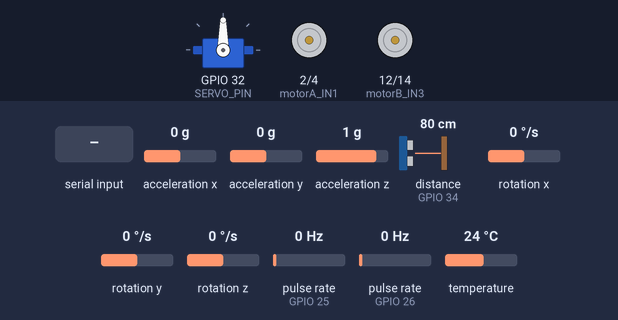
A sketch run on a simulated ESP32. Shown: servo, motor-driver pin pairs drawn as motors (green arrow = first pin HIGH = forward, orange = second pin HIGH = backward, longer = more drive, scaled by the enable pin). Wiring (inferred from the names in the program): 2 × pulse sensor: data GPIO 25 / data GPIO 26. The test bench sets the inputs (shaded band); at power-on: rotation z 0 °/s, distance to the obstacle (sensor on GPIO 34) 80 cm, acceleration x 0 g, acceleration y 0 g, acceleration z 1 g, rotation x 0 °/s, rotation y 0 °/s, pulse rate (sensors on GPIO 25, GPIO 26) 0 Hz, temperature 24 °C. The echo pulse lasts 58.3 µs per cm; what the sketch prints to the serial monitor is not drawn.

Above: at 4.4 s.
4.5 s: "s\n" received over Serial
At 5.5 s:
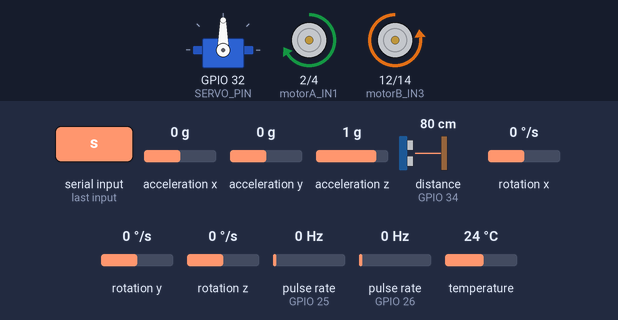
6.1 s: rotation z set to -192 °/s
At 7.2 s:
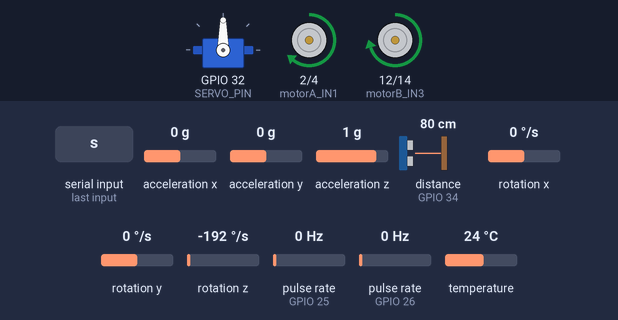
9.1 s: distance to the obstacle (sensor on GPIO 34) set to 33 cm
12.1 s: distance to the obstacle (sensor on GPIO 34) set to 28 cm
At 14.9 s:
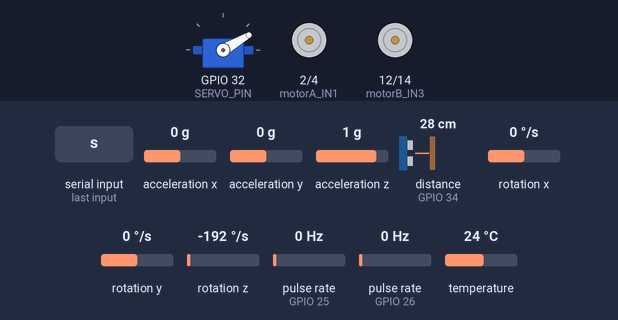
18.1 s: "r\n" received over Serial
At 19.1 s:
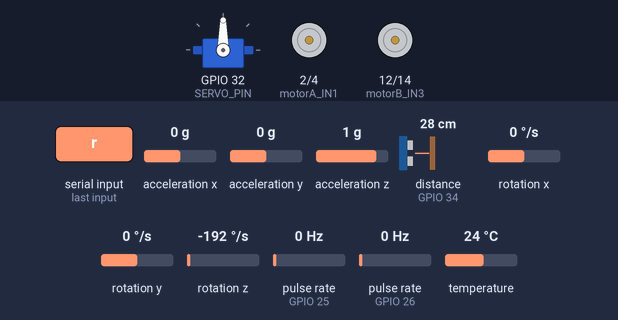
Timing chart, 0 to 21.1 s (numbered marks = the images above; inputs shaded):
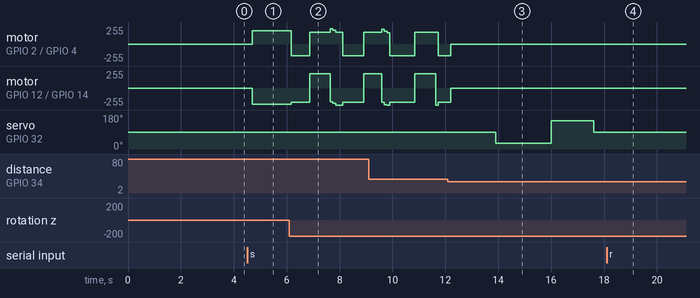

Measured:
- the behaviour switches between 31 and 30 cm on distance to the obstacle (sensor on GPIO 34) (found by bisection; images 2 and 3)
- after the input at 4.5 s, motor on GPIO 2 (motorA_IN1) / GPIO 4 (motorA_IN2): stopped → forward 199/255 after 0.20 s; motor on GPIO 12 (motorB_IN3) / GPIO 14 (motorB_IN4): stopped → backward 241/255 after 0.20 s
- after the input at 12.1 s, servo on GPIO 32 (SERVO_PIN): 90° → 30° after 1.8 s, → 150° 2.1 s later, → 90° 1.6 s later
- after the input at 18.1 s, motor on GPIO 2 (motorA_IN1) / GPIO 4 (motorA_IN2): stays stopped (without the input it goes to forward 139/255 after 0.11 s); motor on GPIO 12 (motorB_IN3) / GPIO 14 (motorB_IN4): stays stopped (without the input it goes to backward 241/255 after 0.11 s)

The sketch:

path_planning.ino
```cpp
#include <Wire.h>
#include <Adafruit_MPU6050.h>
#include <Adafruit_Sensor.h>
#include <ESP32Servo.h>

// ===== HARDWARE PINS =====
#define motorA_IN1 2
#define motorA_IN2 4
#define motorB_IN3 12
#define motorB_IN4 14
#define motorA_ENA 16
#define motorB_ENB 27

// Encoder pins
#define ENCODER_LEFT_PIN 25
#define ENCODER_RIGHT_PIN 26

// Ultrasonic + Servo
#define TRIG_PIN 5
#define ECHO_PIN 34
#define SERVO_PIN 32

// ===== CALIBRATION - FROM EMPIRICAL TESTING =====
#define ROBOT_SPEED_MPS 0.318

// Encoder calibration - recalculated from actual measurements
#define PULSES_PER_METER 670.0  // Recalibrated from average of 3 tests
#define MOTOR_BALANCE_FACTOR 0.21  // Left motor 21% stronger

// Using encoder only for position tracking
#define ENCODER_WEIGHT 1.00
#define VELOCITY_WEIGHT 0.00

// ===== NAVIGATION PARAMETERS =====
const float MAX_SPEED = 0.318;       // m/s - actual robot speed
const float MIN_SPEED = 0.12;        // m/s - minimum controllable
const float GOAL_TOLERANCE = 0.10;   // m - stop within 10cm (reduced for accuracy)
const int BASE_PWM = 200;            // PWM for MAX_SPEED
const int MIN_PWM = 180;             // Minimum to overcome friction

// ===== OBSTACLE AVOIDANCE =====
#define OBSTACLE_THRESHOLD 0.30      // Stop if obstacle < 40cm ahead
#define SIDESTEP_DISTANCE 0.12       // Move 25cm sideways (enough to clear obstacle)
#define SIDESTEP_ANGLE 45            // 45 degree sidestep
#define MAX_SIDESTEP_ATTEMPTS 3      // Try 3 times before giving up

// ===== GLOBALS =====
Adafruit_MPU6050 mpu;
Servo scanServo;

// State machine for obstacle avoidance
enum State {
  GOING_TO_GOAL,
  CHECKING_SIDES,
  SIDESTEPPING,
  CHECKING_PATH
};
State current_state = GOING_TO_GOAL;
int sidestep_attempts = 0;
float sidestep_start_x = 0;
float sidestep_start_y = 0;
int chosen_side = 0;  // -1=left, +1=right

// Odometry - sensor fusion
float robot_x = 0.0;
float robot_y = 0.0;
float robot_yaw = 0.0;  // radians
float gyro_drift = 0.0;

// Encoder tracking
volatile long encoder_left_count = 0;
volatile long encoder_right_count = 0;
long last_encoder_left = 0;
long last_encoder_right = 0;

// Distance tracking
float total_distance_encoder = 0.0;

float goal_x = 1.0;
float goal_y = 0.0;
bool goal_active = false;

unsigned long last_update = 0;

// ISR forward declarations
void IRAM_ATTR leftEncoderISR();
void IRAM_ATTR rightEncoderISR();

// ===== ENCODER ISRs =====
void IRAM_ATTR leftEncoderISR() {
  encoder_left_count++;
}

void IRAM_ATTR rightEncoderISR() {
  encoder_right_count++;
}

// ===== SETUP =====
void setup() {
  Serial.begin(115200);
  delay(500);

  Serial.println("\n========================================");
  Serial.println("  SIMPLE PATH PLANNING - GYRO BASED");
  Serial.println("========================================\n");

  // I2C and MPU6050
  Wire.begin(21, 22);
  Wire.setClock(50000);  // Reduce to 50kHz for stability

  // Suppress I2C error messages
  esp_log_level_set("i2c.master", ESP_LOG_NONE);

  if (!mpu.begin()) {
    Serial.println("❌ MPU6050 FAILED!");
    while (1) delay(10);
  }
  Serial.println("✅ MPU6050 initialized");

  mpu.setGyroRange(MPU6050_RANGE_500_DEG);
  mpu.setFilterBandwidth(MPU6050_BAND_21_HZ);

  // Calibrate gyro
  Serial.print("⏳ Calibrating gyro (stay still)... ");
  delay(1000);
  float sum = 0;
  for (int i = 0; i < 100; i++) {
    sensors_event_t a, g, temp;
    mpu.getEvent(&a, &g, &temp);
    sum += g.gyro.z;
    delay(10);
  }
  gyro_drift = sum / 100.0;
  Serial.println("Done");

  // Encoder pins
  pinMode(ENCODER_LEFT_PIN, INPUT_PULLUP);
  pinMode(ENCODER_RIGHT_PIN, INPUT_PULLUP);
  attachInterrupt(digitalPinToInterrupt(ENCODER_LEFT_PIN), leftEncoderISR, RISING);
  attachInterrupt(digitalPinToInterrupt(ENCODER_RIGHT_PIN), rightEncoderISR, RISING);
  Serial.println("✅ Encoders initialized");

  // Ultrasonic sensor
  pinMode(TRIG_PIN, OUTPUT);
  pinMode(ECHO_PIN, INPUT);
  Serial.println("✅ Ultrasonic initialized");

  // Motor pins - setup BEFORE servo to avoid LEDC channel conflicts
  pinMode(motorA_IN1, OUTPUT);
  pinMode(motorA_IN2, OUTPUT);
  pinMode(motorB_IN3, OUTPUT);
  pinMode(motorB_IN4, OUTPUT);

  // Motor PWM on channels 0 and 1
  ledcAttach(motorA_ENA, 5000, 8);
  ledcAttach(motorB_ENB, 5000, 8);

  stopMotors();

  // Servo for scanning - setup AFTER motors to avoid conflicts
  // ESP32Servo uses different timer, but attach after ledcAttach to be safe
  ESP32PWM::allocateTimer(2);  // Use timer 2 for servo (motors use 0,1)
  scanServo.setPeriodHertz(50);  // Standard 50Hz servo
  scanServo.attach(SERVO_PIN, 500, 2400);  // min/max pulse width in microseconds
  scanServo.write(90);  // Center
  delay(500);
  Serial.println("✅ Servo initialized");

  Serial.println("\n✅ Robot ready!");
  Serial.println("\nCommands:");
  Serial.println("  g X Y  - Set goal (e.g., 'g 1.0 0')");
  Serial.println("  s      - Start navigation");
  Serial.println("  r      - Reset position");
  Serial.println("  p      - Stop\n");

  last_update = millis();
}

// ===== MAIN LOOP =====
void loop() {
  handleCommands();

  if (goal_active) {
    updateOdometry();
    navigate();
  } else {
    stopMotors();
  }

  delay(100);  // Increased to 100ms to reduce I2C load
}

// ===== COMMAND HANDLER =====
void handleCommands() {
  if (Serial.available()) {
    String cmd = Serial.readStringUntil('\n');
    cmd.trim();

    if (cmd.startsWith("g ")) {
      int space = cmd.indexOf(' ', 2);
      goal_x = cmd.substring(2, space).toFloat();
      goal_y = cmd.substring(space + 1).toFloat();
      Serial.print("✓ Goal: (");
      Serial.print(goal_x, 2);
      Serial.print(", ");
      Serial.print(goal_y, 2);
      Serial.println(") - Type 's' to start");
    }
    else if (cmd == "s") {
      goal_active = true;
      current_state = GOING_TO_GOAL;
      sidestep_attempts = 0;
      last_update = millis();
      Serial.println("▶ Starting navigation...\n");
    }
    else if (cmd == "r") {
      robot_x = 0.0;
      robot_y = 0.0;
      robot_yaw = 0.0;
      encoder_left_count = 0;
      encoder_right_count = 0;
      last_encoder_left = 0;
      last_encoder_right = 0;
      total_distance_encoder = 0.0;
      goal_active = false;
      current_state = GOING_TO_GOAL;
      sidestep_attempts = 0;
      stopMotors();
      last_update = millis();
      Serial.println("⟲ Position reset\n");
    }
    else if (cmd == "p") {
      goal_active = false;
      stopMotors();
      Serial.println("■ Stopped\n");
    }
  }
}

// ===== ULTRASONIC DISTANCE SENSOR =====
float getDistance() {
  digitalWrite(TRIG_PIN, LOW);
  delayMicroseconds(2);
  digitalWrite(TRIG_PIN, HIGH);
  delayMicroseconds(10);
  digitalWrite(TRIG_PIN, LOW);

  long duration = pulseIn(ECHO_PIN, HIGH, 30000);  // 30ms timeout
  if (duration == 0) return 5.0;  // No echo = far away

  float distance = duration * 0.034 / 2.0 / 100.0;  // Convert to meters
  if (distance < 0.05) return 5.0;  // Invalid reading

  return constrain(distance, 0.05, 5.0);
}

// ===== SCAN SPECIFIC ANGLE =====
float scanAngle(int angle) {
  scanServo.write(angle);
  delay(200);  // Wait for servo to settle
  return getDistance();
}

// ===== ODOMETRY UPDATE (ENCODER + MPU HEADING) =====
void updateOdometry() {
  static unsigned long last_mpu_read = 0;
  static unsigned long last_print = 0;
  unsigned long now = millis();
  float dt = (now - last_update) / 1000.0;

  if (dt <= 0 || dt > 0.5) {
    last_update = now;
    return;
  }

  // Calculate distance from encoders
  long delta_left = encoder_left_count - last_encoder_left;
  long delta_right = encoder_right_count - last_encoder_right;
  last_encoder_left = encoder_left_count;
  last_encoder_right = encoder_right_count;

  float distance_left = delta_left / PULSES_PER_METER;
  float distance_right = delta_right / PULSES_PER_METER;

  // For differential drive: average of both wheels = center point distance traveled
  // This is correct even when turning - it measures arc length at center
  float distance_encoder = (distance_left + distance_right) / 2.0;

  // Track totals for comparison
  total_distance_encoder += abs(distance_encoder);  // Total path length

  // Read MPU6050 for heading - CRITICAL for accurate position
  sensors_event_t a, g, temp;

  if (now - last_mpu_read >= 100) {  // Read gyro more frequently (50ms)
    bool success = mpu.getEvent(&a, &g, &temp);

    if (success) {
      last_mpu_read = now;
      float gyro_z = g.gyro.z - gyro_drift;

      // Update heading from gyroscope
      robot_yaw += gyro_z * dt;
      while (robot_yaw > PI) robot_yaw -= 2 * PI;
      while (robot_yaw < -PI) robot_yaw += 2 * PI;
    }
  }

  // Update position using encoder distance and MPU heading
  // This correctly tracks position even when curving
  robot_x += distance_encoder * cos(robot_yaw);
  robot_y += distance_encoder * sin(robot_yaw);

  // Calculate target info
  float dx_target = goal_x - robot_x;
  float dy_target = goal_y - robot_y;
  float dist_to_target = sqrt(dx_target*dx_target + dy_target*dy_target);
  float angle_to_target = atan2(dy_target, dx_target) * 57.3;  // degrees
  float heading_deg = robot_yaw * 57.3;

  // Print status every 500ms with TARGET INFO
  if (now - last_print >= 500) {
    last_print = now;

    Serial.println("----------------------------------------");
    Serial.print("Heading: ");
    Serial.print(heading_deg, 1);
    Serial.print(" deg | Encoders L=");
    Serial.print(encoder_left_count);
    Serial.print(" R=");
    Serial.println(encoder_right_count);

    Serial.print("Position: (");
    Serial.print(robot_x, 2);
    Serial.print(", ");
    Serial.print(robot_y, 2);
    Serial.print(") m | Path traveled: ");
    Serial.print(total_distance_encoder * 100, 1);
    Serial.println(" cm");

    Serial.print("TARGET: (");
    Serial.print(goal_x, 2);
    Serial.print(", ");
    Serial.print(goal_y, 2);
    Serial.print(") | DISTANCE: ");
    Serial.print(dist_to_target * 100, 1);
    Serial.print(" cm | Direction: ");
    Serial.print(angle_to_target, 1);
    Serial.println(" deg");
    Serial.println("----------------------------------------");
  }

  last_update = now;
}

// ===== HELPER: NAVIGATE TO GOAL (no obstacle check) =====
void navigateToGoal() {
  float dx = goal_x - robot_x;
  float dy = goal_y - robot_y;
  float dist = sqrt(dx * dx + dy * dy);
  float desired_angle = atan2(dy, dx);
  float heading_error = desired_angle - robot_yaw;

  while (heading_error > PI) heading_error -= 2 * PI;
  while (heading_error < -PI) heading_error += 2 * PI;

  int left_pwm, right_pwm;

  if (abs(heading_error) > 0.5) {  // ~30 degrees - turn in place
    if (heading_error > 0) {
      left_pwm = -180;
      right_pwm = 180;
    } else {
      left_pwm = 180;
      right_pwm = -180;
    }
  } else {
    int base = (dist < 0.5) ? MIN_PWM : BASE_PWM;
    int turn = constrain((int)(heading_error * 80), -30, 30);
    left_pwm = base - turn;
    right_pwm = base + turn;
  }

  setMotors(left_pwm, right_pwm);
}

// ===== NAVIGATION WITH OBSTACLE AVOIDANCE =====
void navigate() {
  static unsigned long last_print = 0;

  // Calculate distance to goal
  float dx = goal_x - robot_x;
  float dy = goal_y - robot_y;
  float dist = sqrt(dx * dx + dy * dy);

  // Check if goal reached
  if (dist < GOAL_TOLERANCE) {
    stopMotors();
    goal_active = false;
    Serial.println("\n========================================");
    Serial.println("GOAL REACHED!");
    Serial.println("========================================");
    Serial.print("Final Position: (");
    Serial.print(robot_x, 2);
    Serial.print(", ");
    Serial.print(robot_y, 2);
    Serial.print(")m | Error: ");
    Serial.print(dist * 100, 1);
    Serial.println("cm");
    Serial.println("========================================\n");
    return;
  }

  // State machine for obstacle avoidance
  switch (current_state) {

    // ========================================
    // STATE 1: GO STRAIGHT TO GOAL
    // ========================================
    case GOING_TO_GOAL: {
      // Check front obstacle every 500ms
      static unsigned long last_check = 0;
      if (millis() - last_check > 500) {
        scanServo.write(90);  // Ensure servo is centered
        delay(150);
        float front_dist = getDistance();
        last_check = millis();

        Serial.print("[FRONT] ");
        Serial.print(front_dist * 100, 1);
        Serial.print("cm (threshold=");
        Serial.print(OBSTACLE_THRESHOLD * 100, 1);
        Serial.println("cm)");

        if (front_dist < OBSTACLE_THRESHOLD) {
          Serial.println("*** OBSTACLE! Stopping to scan sides ***");
          stopMotors();
          delay(500);  // Longer pause before scanning
          current_state = CHECKING_SIDES;
          return;
        }
      }

      // No obstacle - drive toward goal
      navigateToGoal();
      break;
    }

    // ========================================
    // STATE 2: SCAN LEFT & RIGHT (60° each way)
    // ========================================
    case CHECKING_SIDES: {
      Serial.println("\n>>> SCANNING SIDES <<<");
      stopMotors();
      delay(500);  // Longer pause before scanning

      // Start from center (90°)
      scanServo.write(90);
      delay(600);

      // Scan RIGHT: 90° - 60° = 30°
      Serial.println("Scanning RIGHT (30°)...");
      scanServo.write(30);
      delay(800);  // Longer delay for servo to settle
      float right_dist = 0;
      for (int i = 0; i < 3; i++) {
        right_dist += getDistance();
        delay(100);
      }
      right_dist /= 3.0;
      Serial.print("  RIGHT: ");
      Serial.print(right_dist * 100, 1);
      Serial.println(" cm");
      delay(1000);  // Pause after reading

      // Scan LEFT: 90° + 60° = 150°
      scanServo.write(150);
      Serial.println("Scanning LEFT (150°)...");
      // scanServo.write(150);
      delay(1000);  // Longer delay for 120° sweep
      float left_dist = 0;
      for (int i = 0; i < 3; i++) {
        left_dist += getDistance();
        delay(100);
      }
      left_dist /= 3.0;
      Serial.print("  LEFT: ");
      Serial.print(left_dist * 100, 1);
      Serial.println(" cm");
      delay(300);  // Pause after reading

      // Return to center
      scanServo.write(90);
      delay(500);

      Serial.print("RESULT -> Right: ");
      Serial.print(right_dist * 100, 1);
      Serial.print("cm | Left: ");
      Serial.print(left_dist * 100, 1);
      Serial.println("cm");

      // Choose safer side (larger distance)
      if (right_dist >= left_dist && right_dist > 0.25) {
        chosen_side = 1;  // Sidestep RIGHT
        Serial.println("*** DECISION: Sidestep RIGHT ***");
      } else if (left_dist > 0.25) {
        chosen_side = -1;  // Sidestep LEFT
        Serial.println("*** DECISION: Sidestep LEFT ***");
      } else {
        // Both blocked - back up
        Serial.println("*** BOTH BLOCKED! Backing up ***");
        setMotors(-BASE_PWM, -BASE_PWM);
        delay(500);
        stopMotors();
        current_state = GOING_TO_GOAL;
        return;
      }

      sidestep_start_x = robot_x;
      sidestep_start_y = robot_y;
      current_state = SIDESTEPPING;
      break;
    }

    // ========================================
    // STATE 3: SIDESTEP DIAGONALLY
    // ========================================
    case SIDESTEPPING: {
      float dx_step = robot_x - sidestep_start_x;
      float dy_step = robot_y - sidestep_start_y;
      float dist_moved = sqrt(dx_step*dx_step + dy_step*dy_step);

      if (dist_moved >= SIDESTEP_DISTANCE) {
        Serial.print("Sidestepped ");
        Serial.print(dist_moved * 100, 1);
        Serial.println("cm - checking opposite side");

        stopMotors();
        delay(600);  // Longer pause after sidestep
        sidestep_attempts++;
        current_state = CHECKING_PATH;
      } else {
        // Move diagonally: curve in chosen direction
        // To curve LEFT: Right motor slower, Left motor faster
        // To curve RIGHT: Left motor slower, Right motor faster
        if (chosen_side < 0) {
          // Curve LEFT: slow RIGHT motor
          setMotors(BASE_PWM, MIN_PWM - 40);
        } else {
          // Curve RIGHT: slow LEFT motor
          setMotors(MIN_PWM - 40, BASE_PWM);
        }
      }
      break;
    }

    // ========================================
    // STATE 4: CHECK OPPOSITE DIRECTION (toward target)
    // If sidestepped RIGHT, check LEFT. If sidestepped LEFT, check RIGHT.
    // ========================================
    case CHECKING_PATH: {
      stopMotors();
      delay(500);  // Longer pause before checking

      // Scan OPPOSITE direction from sidestep
      // If we went RIGHT, target is on our LEFT
      // If we went LEFT, target is on our RIGHT
      int scan_angle;
      const char* direction_name;

      if (chosen_side > 0) {
        // Sidestepped RIGHT -> check LEFT (150°)
        scan_angle = 150;
        direction_name = "LEFT";
      } else {
        // Sidestepped LEFT -> check RIGHT (30°)
        scan_angle = 30;
        direction_name = "RIGHT";
      }

      Serial.print(">>> Checking ");
      Serial.print(direction_name);
      Serial.println(" (toward target) <<<");

      scanServo.write(scan_angle);
      delay(800);  // Longer delay for servo
      float check_dist = 0;
      for (int i = 0; i < 3; i++) {
        check_dist += getDistance();
        delay(100);
      }
      check_dist /= 3.0;
      scanServo.write(90);
      delay(500);

      Serial.print(direction_name);
      Serial.print(" distance: ");
      Serial.print(check_dist * 100, 1);
      Serial.println("cm");

      if (check_dist > OBSTACLE_THRESHOLD) {
        // Target direction is CLEAR! Turn toward goal and go
        Serial.print("*** ");
        Serial.print(direction_name);
        Serial.println(" CLEAR! Turning toward goal ***");

        // Turn to face the goal
        float desired_angle = atan2(goal_y - robot_y, goal_x - robot_x);

        unsigned long turn_start = millis();
        while (millis() - turn_start < 2000) {
          updateOdometry();

          float heading_error = desired_angle - robot_yaw;
          while (heading_error > PI) heading_error -= 2 * PI;
          while (heading_error < -PI) heading_error += 2 * PI;

          if (abs(heading_error) < 0.15) break;  // ~9 degrees

          if (heading_error > 0) {
            setMotors(-180, 180);  // Turn left
          } else {
            setMotors(180, -180);  // Turn right
          }
          delay(50);
        }
        stopMotors();
        delay(200);

        Serial.println("Now facing goal - resuming navigation");
        current_state = GOING_TO_GOAL;
        sidestep_attempts = 0;

      } else if (sidestep_attempts < MAX_SIDESTEP_ATTEMPTS) {
        Serial.print("Still blocked - sidestep again (#");
        Serial.print(sidestep_attempts + 1);
        Serial.println(")");

        sidestep_start_x = robot_x;
        sidestep_start_y = robot_y;
        current_state = SIDESTEPPING;

      } else {
        Serial.println("*** MAX ATTEMPTS - backing up, trying other side ***");
        setMotors(-BASE_PWM, -BASE_PWM);
        delay(600);
        stopMotors();
        delay(200);

        chosen_side = -chosen_side;  // Switch sides
        sidestep_attempts = 0;
        sidestep_start_x = robot_x;
        sidestep_start_y = robot_y;
        current_state = SIDESTEPPING;
      }
      break;
    }
  }

  // Print state only (position info is in updateOdometry)
  if (millis() - last_print > 500) {
    Serial.print(">>> STATE: ");
    switch (current_state) {
      case GOING_TO_GOAL: Serial.println("GOING_TO_GOAL"); break;
      case CHECKING_SIDES: Serial.println("CHECKING_SIDES"); break;
      case SIDESTEPPING: Serial.println("SIDESTEPPING"); break;
      case CHECKING_PATH: Serial.println("CHECKING_PATH"); break;
    }
    last_print = millis();
  }
}

// ===== MOTOR CONTROL =====
void setMotors(int left_pwm, int right_pwm) {
  int balanced_left_pwm = left_pwm;
  int balanced_right_pwm = right_pwm;

  if (right_pwm != 0) {
    // Boost right motor by balance factor, preserving sign
    int sign = (right_pwm > 0) ? 1 : -1;
    balanced_right_pwm = sign * (abs(right_pwm) * (1.0 + MOTOR_BALANCE_FACTOR));
  }

  // Left motor
  if (balanced_left_pwm >= 0) {
    digitalWrite(motorA_IN1, HIGH);
    digitalWrite(motorA_IN2, LOW);
    ledcWrite(motorA_ENA, abs(balanced_left_pwm));
  } else {
    digitalWrite(motorA_IN1, LOW);
    digitalWrite(motorA_IN2, HIGH);
    ledcWrite(motorA_ENA, abs(balanced_left_pwm));
  }

  // Right motor
  if (balanced_right_pwm >= 0) {
    digitalWrite(motorB_IN3, LOW);
    digitalWrite(motorB_IN4, HIGH);
    ledcWrite(motorB_ENB, abs(balanced_right_pwm));
  } else {
    digitalWrite(motorB_IN3, HIGH);
    digitalWrite(motorB_IN4, LOW);
    ledcWrite(motorB_ENB, abs(balanced_right_pwm));
  }
}

void stopMotors() {
  ledcWrite(motorA_ENA, 0);
  ledcWrite(motorB_ENB, 0);
}
```
